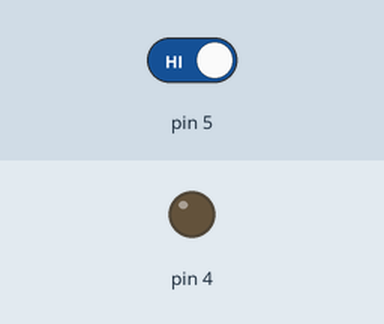
Simulated run of this sketch. Board: Arduino Uno, built with avr-gcc and run on an emulated ATmega328P. Shown: output pins drawn as LEDs (lit = HIGH). The inputs (shaded band) are chosen by the test bench; at power-on: pin 5 HIGH.

Above: at 1.2 s.
1.3 s: pin 5 driven LOW
At 2.1 s:
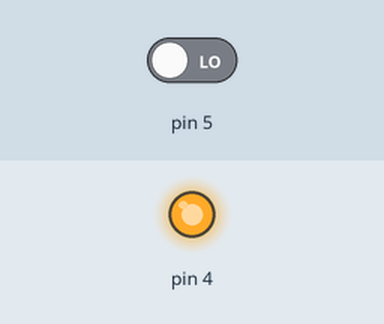
2.8 s: pin 5 driven HIGH
At 3.2 s:
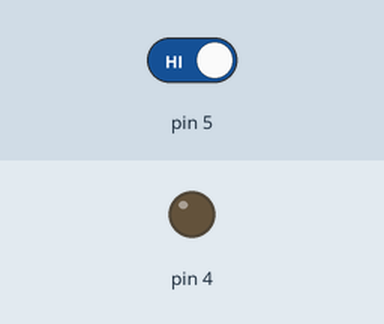
Timing chart, 0 to 5.8 s (numbered marks = the images above; inputs shaded):
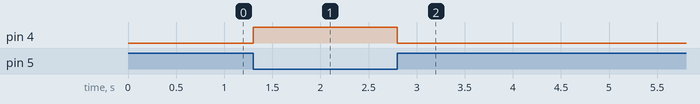

The sketch:

cap_charger.ino
```cpp
void setup() {
  pinMode(5,INPUT);
  pinMode(4,OUTPUT);
  digitalWrite(13,HIGH);
}

void loop() {
  if (digitalRead(5) == LOW) digitalWrite(4,HIGH);
  else digitalWrite(4,LOW);
}
```

Measured:
- after the input at 1.3 s, pin 4: LOW → HIGH at once
- after the input at 2.8 s, pin 4: HIGH → LOW at once
